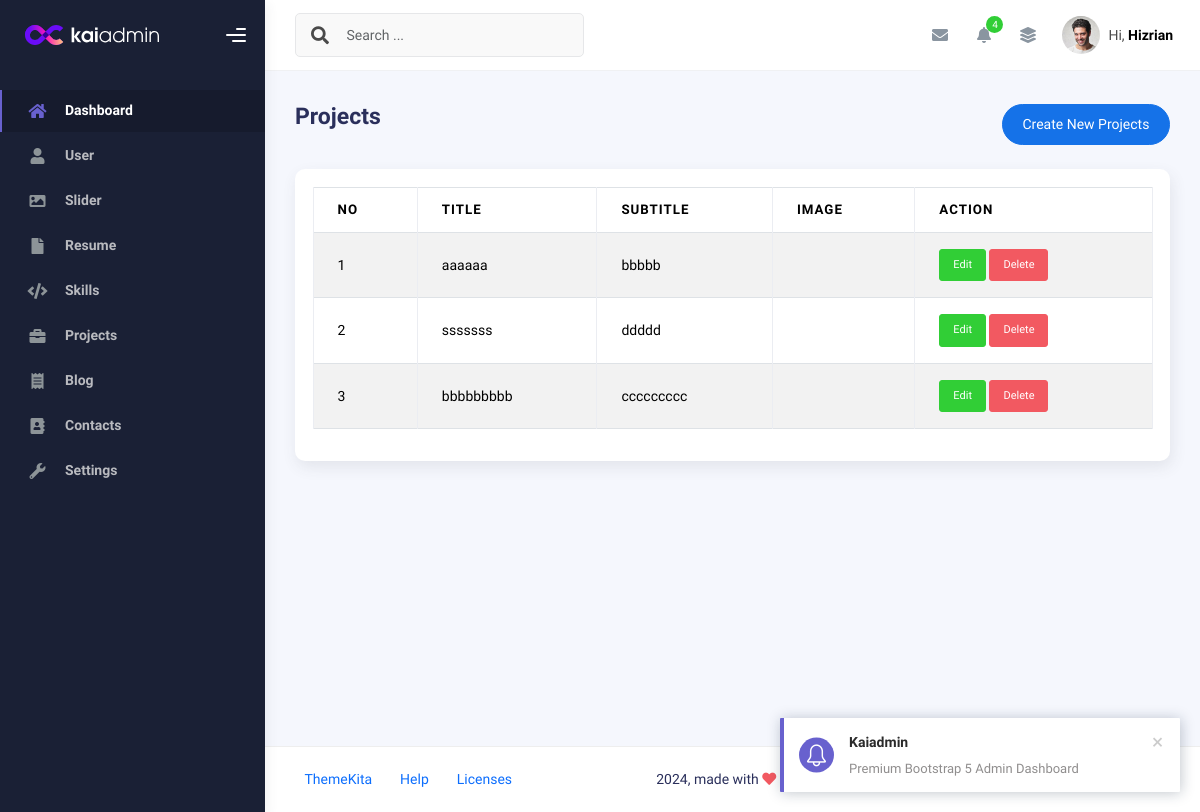
Before: /admin/app.php?page=projects (signed in) with the older database file.
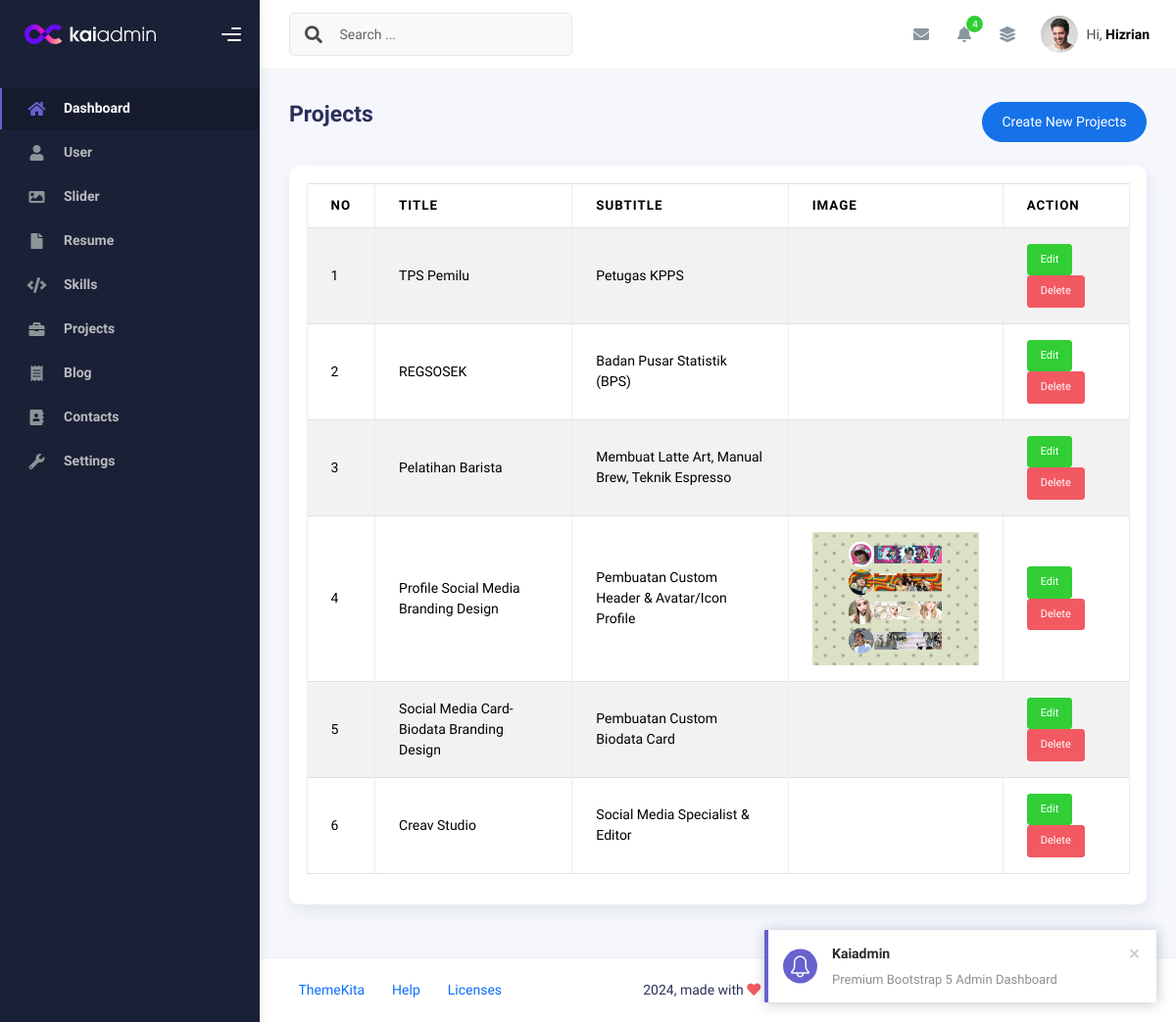
After: the same page with the newer database file.
### tables this page shows
CREATE TABLE `projects` (
  `id` int(11) NOT NULL,
  `image` varchar(100) DEFAULT NULL,
  `title` varchar(50) NOT NULL,
  `subtitle` varchar(50) NOT NULL,
  `button_link` varchar(100) DEFAULT NULL,
  `created_at` timestamp NOT NULL DEFAULT current_timestamp(),
  `updated_at` timestamp NULL DEFAULT NULL ON UPDATE current_timestamp()
);

### admin/projects.php (the view, shortened to what this page needs)
<?php
$query = mysqli_query($conn, "SELECT * FROM projects ORDER BY id DESC");
$rows = mysqli_fetch_all($query, MYSQLI_ASSOC);
?>
<div class="d-flex align-items-left align-items-md-center flex-column flex-md-row pt-2 pb-4">
  <div>
    <h3 class="fw-bold mb-3">Projects</h3>
  </div>
  <div class="ms-md-auto py-2 py-md-0">
    <a href="app.php?page=create-projects" class="btn btn-primary btn-round">Create New Projects</a>
  </div>
</div>
<div class="row">
  <div class="col-sm-6 col-md-12">
    <div class="card">
      <div class="card-body">
        <table class="table table-bordered table-striped">
          <thead>
            <tr>
              <th>No</th>
              <th>Title</th>
              <th>Subtitle</th>
              <th>Image</th>
              <th>Action</th>
            </tr>
          </thead>
          <tbody>
            <?php foreach ($rows as $index => $row): ?>
              <tr>
                <td><?php echo $index += 1 ?></td>
                <td><?php echo $row['title'] ?></td>
                <td><?php echo $row['subtitle'] ?></td>
                <td><img src="assets/img/<?php echo $row['image'] ?>"
                    width="170" alt=""></td>
                <td>
                  <a class="btn btn-success btn-sm"
                    href="app.php?page=create-projects&edit=<?php echo $row['id'] ?>">Edit</a>
                  <a onclick="return confirm('Are you sure want to delete this data?')"
                    class="btn btn-danger btn-sm"
                    href="app.php?page=projects&delete=<?php echo $row['id'] ?>">Delete</a>
                </td>
              </tr>
            <?php endforeach ?>
          </tbody>
        </table>
      </div>
    </div>
  </div>
</div>

Changed rows visible on the page:
added projects: index "1", title "TPS Pemilu", subtitle "Petugas KPPS"
added projects: index "2", title "REGSOSEK", subtitle "Badan Pusar Statistik (BPS)"
added projects: index "3", title "Pelatihan Barista", subtitle "Membuat Latte Art, Manual Brew, Teknik Espresso"
changed projects: index "1" → "4"; title "aaaaaa" → "Profile Social Media Branding Design"; subtitle "bbbbb" → "Pembuatan Custom Header & Avatar/Icon Profile"; image: picture added
changed projects: index "2" → "5"; title "sssssss" → "Social Media Card-Biodata Branding Design"; subtitle "ddddd" → "Pembuatan Custom Biodata Card"
changed projects: index "3" → "6"; title "bbbbbbbbb" → "Creav Studio"; subtitle "ccccccccc" → "Social Media Specialist & Editor"
